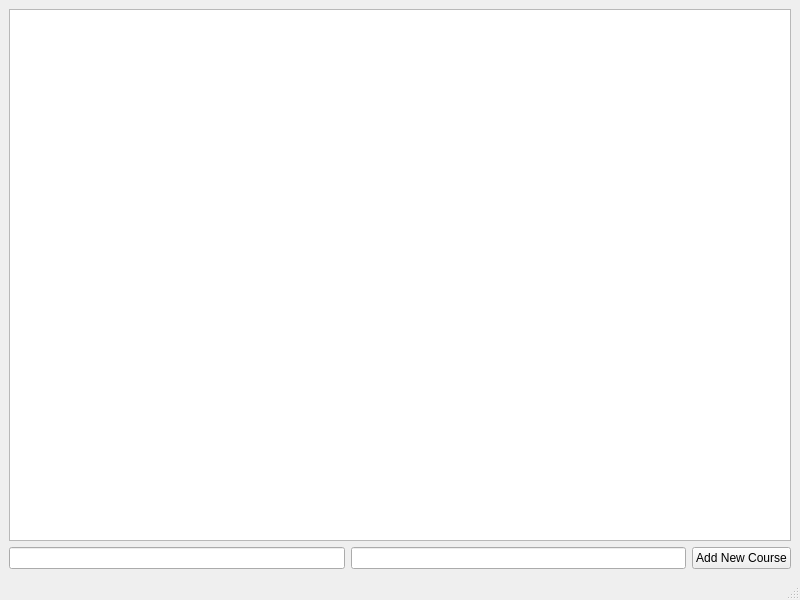
<?xml version="1.0" encoding="UTF-8"?>
<ui version="4.0">
 <class>MainWindow</class>
 <widget class="QMainWindow" name="MainWindow">
  <property name="geometry">
   <rect>
    <x>0</x>
    <y>0</y>
    <width>800</width>
    <height>600</height>
   </rect>
  </property>
  <property name="windowTitle">
   <string>MainWindow</string>
  </property>
  <widget class="QWidget" name="centralwidget">
   <layout class="QGridLayout" name="gridLayout">
    <item row="0" column="0">
     <layout class="QVBoxLayout" name="verticalLayout">
      <item>
       <widget class="QListWidget" name="listWidget"/>
      </item>
      <item>
       <layout class="QHBoxLayout" name="horizontalLayout">
        <item>
         <widget class="QLineEdit" name="lineEdit"/>
        </item>
        <item>
         <widget class="QLineEdit" name="lineEdit_2"/>
        </item>
        <item>
         <widget class="QPushButton" name="pushButton">
          <property name="text">
           <string>Add New Course</string>
          </property>
         </widget>
        </item>
       </layout>
      </item>
     </layout>
    </item>
   </layout>
  </widget>
  <widget class="QMenuBar" name="menubar">
   <property name="geometry">
    <rect>
     <x>0</x>
     <y>0</y>
     <width>800</width>
     <height>22</height>
    </rect>
   </property>
  </widget>
  <widget class="QStatusBar" name="statusbar"/>
 </widget>
 <resources/>
 <connections/>
</ui>
